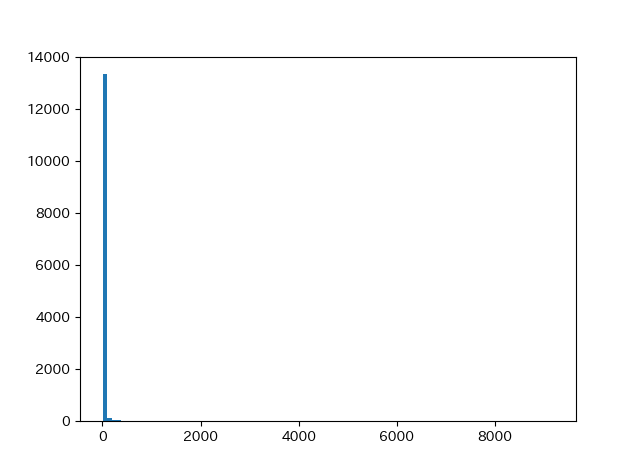

The script that drew this image:
import matplotlib.pyplot as plt
import japanize_matplotlib

results = []
with open('neko.txt.mecab',encoding='utf-8') as f:
    for line in f:
        surface = line.split('\t')
        if len(surface) == 2:
            attr = surface[1].split(',')
            result = {'surface':surface[0],'base':attr[6],'pos':attr[0],'pos1':attr[1]}
            results.append(result)

ans = {}
for result in results:
    if result['pos'] != '記号':
        if result['surface'] not in ans:
            ans[result['surface']] = 0
        ans[result['surface']] += 1
data = ans.values() #values()で値のみ抽出
plt.hist(data,bins=100)
plt.show()
